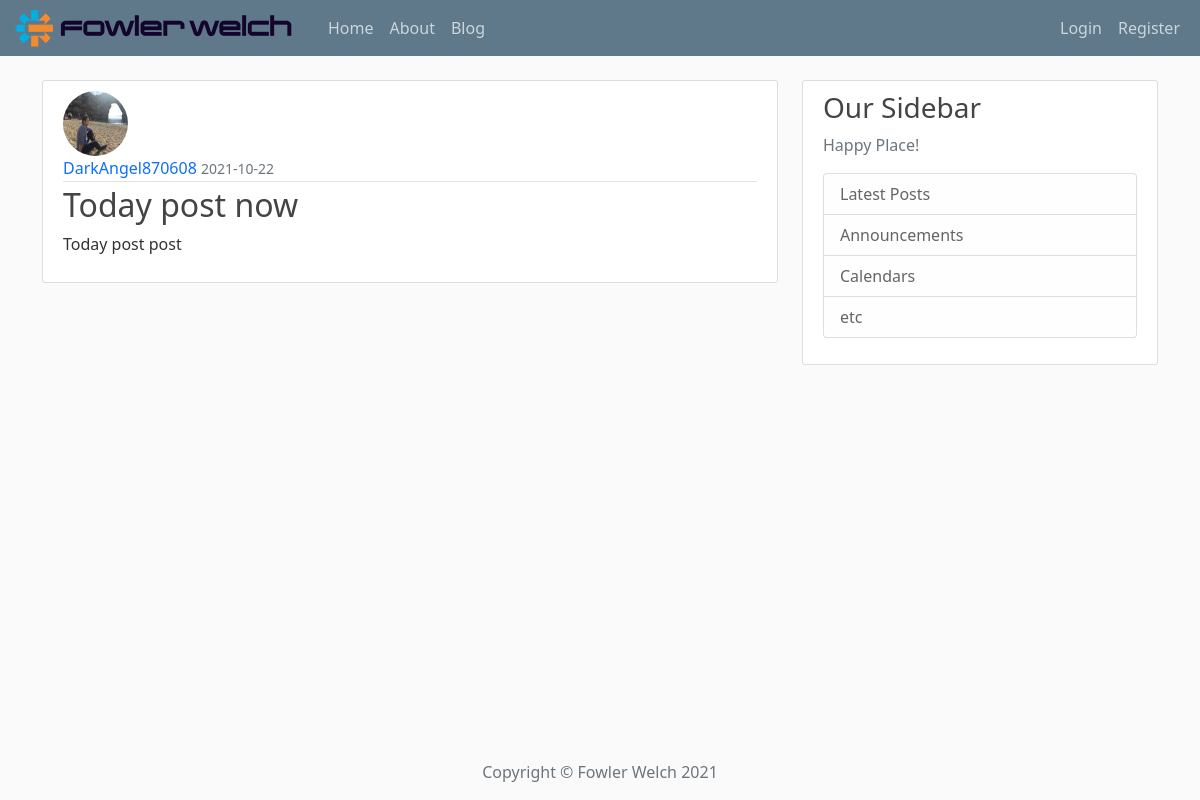
Before: /post/1 with the older database file.
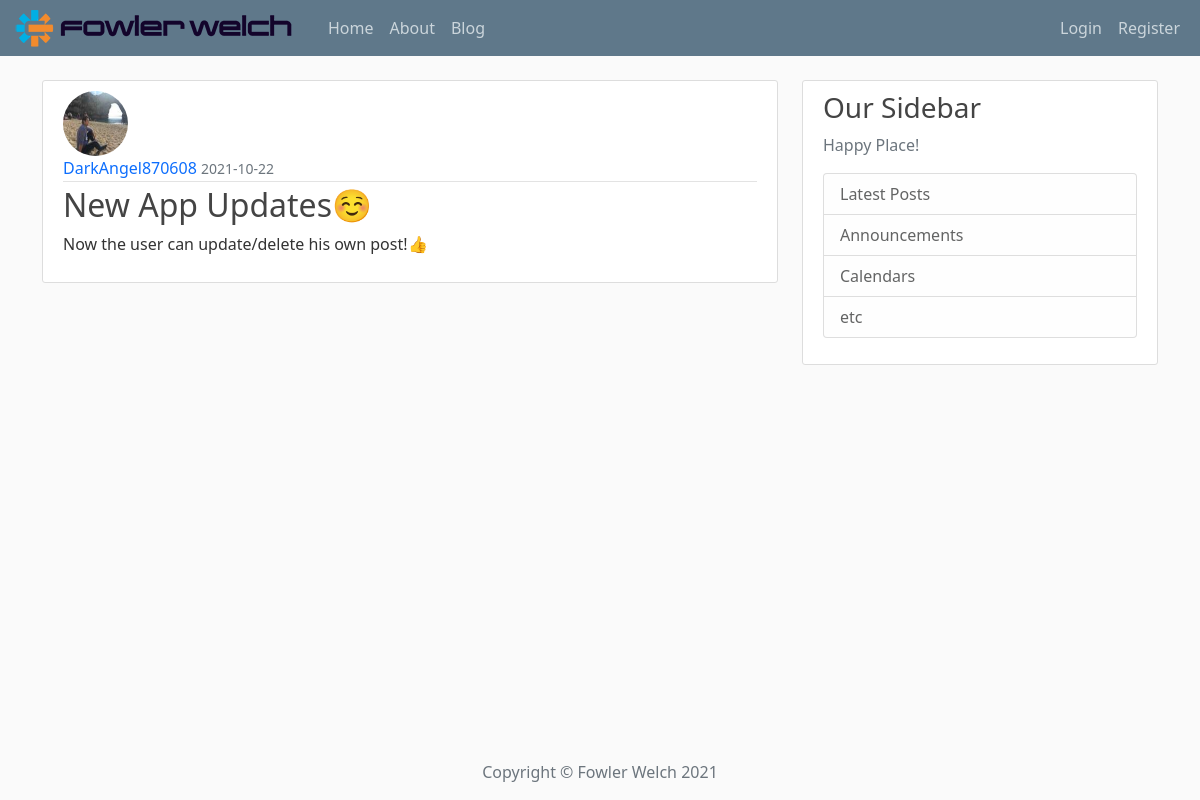
After: the same page with the newer database file.
### app/models.py (models this page shows, shortened)
class Post(db.Model):
    id = db.Column(db.Integer, primary_key=True)
    title = db.Column(db.String(100), nullable=False)
    date_posted = db.Column(db.DateTime, nullable=False, default=datetime.utcnow)
    content = db.Column(db.Text, nullable=False)
    user_id = db.Column(db.Integer, db.ForeignKey('user.id'), nullable=False)

### app/routes.py (the view)
@app.route('/post/<int:post_id>')
def post(post_id):
    post = Post.query.get_or_404(post_id)
    return render_template('post.html', title=post.title, post=post)

### app/templates/post.html (shortened to what this page needs)
{% extends 'client_template/base.html' %}
{% block content %}
        <article class="media content-section">
            <img class="rounded-circle article-img" src="{{ url_for('static',
                 filename='images/' + post.author.image_file) }}" alt="">
            <div class="media-body">
                <div class="article-metadata">
                    <a class="mr-2" href="{{ url_for('user_posts', username=post.author.username) }}">{{ post.author.username }}</a>
                    <small class="text-muted">{{ post.date_posted.strftime('%Y-%m-%d') }}</small>
                </div>
                <h2 class="article-title">{{ post.title }}</h2>
                <p class="article-content">{{ post.content }}</p>
            </div>
        </article>
{% endblock content %}

Changed rows visible on the page:
changed Post: title "Today post now" → "New App Updates☺️"; content "Today post post" → "Now the user can update/delete his own post!👍"
